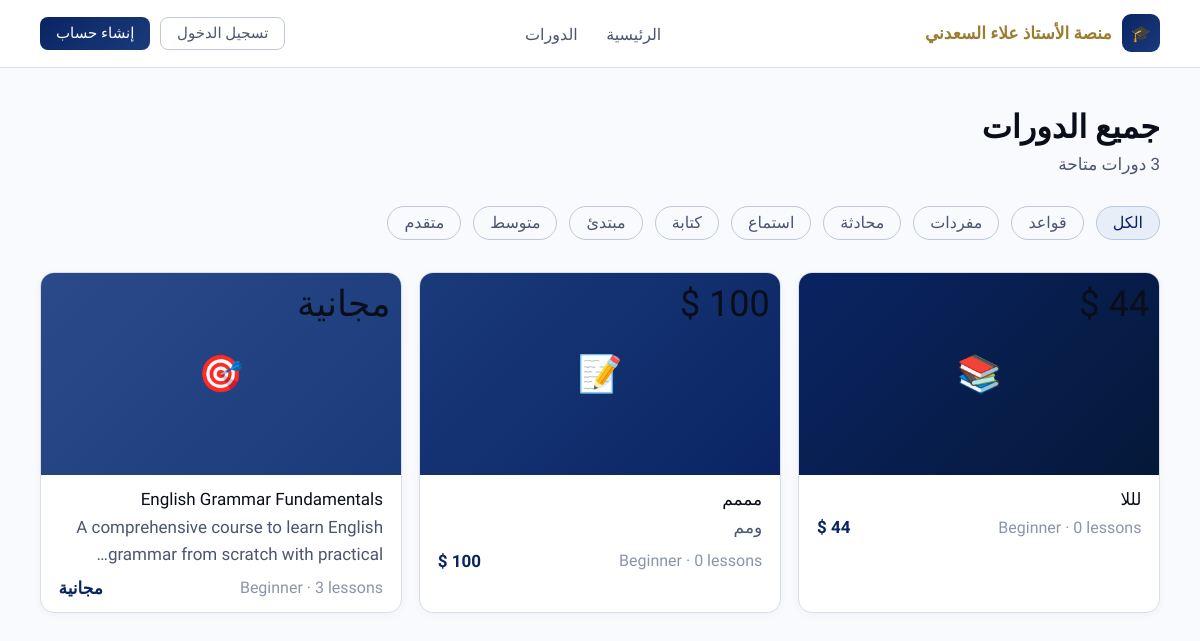
Screenshot of /courses with the database file from the repository.
### app.py (models this page shows)
class Course(db.Model):
    id = db.Column(db.Integer, primary_key=True)
    title = db.Column(db.String(200), nullable=False)
    description = db.Column(db.Text, default='')
    thumbnail = db.Column(db.String(200), default='')
    level = db.Column(db.String(30), default='Beginner')
    category = db.Column(db.String(60), default='Grammar')
    price = db.Column(db.Float, default=0.0)
    is_free = db.Column(db.Boolean, default=False)
    is_published = db.Column(db.Boolean, default=False)
    created_at = db.Column(db.DateTime, default=datetime.utcnow)
    teacher_id = db.Column(db.Integer, db.ForeignKey('user.id'), nullable=False)
    teacher = db.relationship('User', backref='courses')
    lessons = db.relationship('Lesson', backref='course', lazy=True, cascade='all, delete-orphan')
    enrollments = db.relationship('Enrollment', backref='course', lazy=True, cascade='all, delete-orphan')

### app.py (the view)
@app.route('/courses')
def courses_list():
    category = request.args.get('category', '')
    level = request.args.get('level', '')
    q = Course.query.filter_by(is_published=True)
    if category:
        q = q.filter_by(category=category)
    if level:
        q = q.filter_by(level=level)
    courses = q.order_by(Course.created_at.desc()).all()
    return render_template('public/courses.html', courses=courses, category=category, level=level)

### templates/public/courses.html (shortened to what this page needs)
{% extends "base.html" %}
{% block body %}
<nav>
  <div class="logo"><div class="logo-icon">🎓</div><h1>منصة الأستاذ علاء السعدني </h1></div>
  <div class="nav-links">
    <a href="{{ url_for('index') }}">الرئيسية</a>
    <a href="{{ url_for('courses_list') }}">الدورات</a>
  </div>
  <div style="display:flex;gap:.6rem;">
    {% if current_user.is_authenticated %}
      <a href="{{ url_for('dashboard') }}" class="btn btn-primary btn-sm">لوحة التحكم</a>
    {% else %}
      <a href="{{ url_for('login') }}" class="btn btn-ghost btn-sm">تسجيل الدخول</a>
      <a href="{{ url_for('register') }}" class="btn btn-primary btn-sm">إنشاء حساب</a>
    {% endif %}
  </div>
</nav>
<div class="main">
  <div class="page-hdr">
    <h2>جميع الدورات</h2>
    <p style="font-size:17px;color:var(--tx2);">{{ courses|length }} دورات متاحة</p>
  </div>
  <div class="filters">
    <a href="{{ url_for('courses_list') }}" class="filter-btn {% if not category and not level %}active{% endif %}">الكل</a>
    {% for cat in ['قواعد','مفردات','محادثة','استماع','كتابة'] %}
    <a href="{{ url_for('courses_list', category=cat) }}" class="filter-btn {% if category==cat %}active{% endif %}">{{ cat }}</a>
    {% endfor %}
    <a href="{{ url_for('courses_list', level='مبتدئ') }}" class="filter-btn {% if level=='مبتدئ' %}active{% endif %}">مبتدئ</a>
    <a href="{{ url_for('courses_list', level='متوسط') }}" class="filter-btn {% if level=='متوسط' %}active{% endif %}">متوسط</a>
    <a href="{{ url_for('courses_list', level='متقدم') }}" class="filter-btn {% if level=='متقدم' %}active{% endif %}">متقدم</a>
  </div>
  {% set thumbs=['ct1','ct2','ct3','ct4','ct5','ct6'] %}
  {% set icons=['📚','📝','🎯','🗣️','📖','🌟'] %}
  <div class="courses-grid">
    {% for course in courses %}
    <a href="{{ url_for('course_detail', course_id=course.id) }}" class="c-card" style="text-decoration:none;color:inherit;">
      <div class="c-thumb {{ thumbs[loop.index0 % 6] }}">
        {% if course.thumbnail %}
          <img src="{{ url_for('static', filename=course.thumbnail) }}" alt="{{ course.title }}" style="width:100%;height:100%;object-fit:cover;position:absolute;inset:0;">
        {% else %}
          <span style="color:#FFD700;">{{ icons[loop.index0 % 6] }}</span>
        {% endif %}
        <span style="position:absolute;top:10px;right:10px;" class="{% if course.is_free or course.price==0 %}badge-free{% else %}badge-paid{% endif %}">
          {% if course.is_free or course.price==0 %}مجانية{% else %}{{ course.price|int }} {% if current_user.is_authenticated %}{{ get_currency(current_user.country) }}{% else %}${% endif %}{% endif %}
        </span>
      </div>
      <div class="c-body">
        <h3>{{ course.title }}</h3>
        {% if course.description %}<div class="desc">{{ course.description }}</div>{% endif %}
        <div class="c-foot">
          <span class="meta-tag">{{ course.level }} · {{ course.lessons|length }} lessons</span>
          <span class="price">{% if course.is_free or course.price==0 %}مجانية{% else %}{{ course.price|int }} {% if current_user.is_authenticated %}{{ get_currency(current_user.country) }}{% else %}${% endif %}{% endif %}</span>
        </div>
      </div>
    </a>
    {% else %}
    <div style="grid-column:1/-1;text-align:center;padding:3rem;color:var(--tx3);">لا توجد دورات في هذا التصنيف.</div>
    {% endfor %}
  </div>
</div>
{% endblock %}

### templates/base.html (shortened to what this page needs)
<!DOCTYPE html>
<html lang="ar" dir="rtl">
<head>
</head>
<body>
{% block body %}{% endblock %}
</body>
</html>

### templates/base.html (style rules this page uses)
* { margin:0;padding:0;box-sizing:border-box; }
:root { --gold:#C9A84C; --gold-l:#E8C96A; --gold-d:#9A7D2E; --gold-bg:#FFF8E7; --gold-bd:#F0E0B0; --blue:#0A2463; --blue-l:#1A3A7A; --blue-d:#051838; --blue-bg:#E8EEF8; --blue-bd:#B8C8E0; --bg:#F8FAFD; --bg2:#FFFFFF; --bg3:#EDF1F8; --tx:#0A0E1A; --tx2:#4A5570; --tx3:#8A95A8; --bd:#D8DEE8; --bd2:#C0C8D8; --red:#DC2626; --red-bg:#FEF2F2; --red-bd:#FECACA; --gradient-blue:linear-gradient(135deg, #0A2463, #1A3A7A); --gradient-gold:linear-gradient(135deg, #C9A84C, #E8C96A); --shadow-blue:0 4px 20px rgba(10,36,99,0.15); --shadow-gold:0 4px 20px rgba(201,168,76,0.25); }
body { font-family:'Tajawal',sans-serif;font-size:18px;background:var(--bg);color:var(--tx);min-height:100vh;direction:rtl;text-align:right; }
a { text-decoration:none;color:inherit; }
.btn { display:inline-flex;align-items:center;gap:.4rem;padding:.65rem 1.4rem;border-radius:8px;font-family:'Tajawal',sans-serif;font-size:17px;font-weight:500;cursor:pointer;border:none;transition:all .2s; }
.btn-primary { background:var(--gradient-blue);color:#fff; }
.btn-ghost { background:transparent;border:0.5px solid var(--bd2);color:var(--tx2); }
.btn-sm { padding:.4rem 1rem;font-size:15px; }

### templates/public/courses.html (style rules this page uses)
nav { display:flex;align-items:center;justify-content:space-between;padding:.9rem 2.5rem;background:rgba(255,255,255,0.95);backdrop-filter:blur(20px);border-bottom:0.5px solid var(--bd);position:sticky;top:0;z-index:100; }
.logo { display:flex;align-items:center;gap:.65rem; }
.logo-icon { width:38px;height:38px;background:var(--gradient-blue);border-radius:9px;display:flex;align-items:center;justify-content:center;font-size:16px;color:#FFD700; }
.logo h1 { font-family:'Amiri',serif;font-size:17px;color:var(--gold-d); }
.nav-links a { font-size:16px;color:var(--tx2);margin-right:1.5rem;transition:color .2s; }
.main { padding:2.5rem; }
.page-hdr { margin-bottom:2rem; }
.page-hdr h2 { font-family:'Amiri',serif;font-size:32px;color:var(--tx);margin-bottom:.5rem; }
.filters { display:flex;gap:.75rem;flex-wrap:wrap;margin-bottom:2rem; }
.filter-btn { padding:.4rem 1rem;border-radius:100px;font-size:16px;font-family:'Tajawal',sans-serif;cursor:pointer;border:0.5px solid var(--bd2);background:transparent;color:var(--tx2);transition:all .2s; }
.filter-btn:hover,.filter-btn.active { background:var(--blue-bg);border-color:var(--blue-bd);color:var(--blue); }
.courses-grid { display:grid;grid-template-columns:repeat(auto-fill,minmax(280px,1fr));gap:1.1rem; }
.c-card { background:#fff;border:0.5px solid var(--bd);border-radius:14px;overflow:hidden;transition:all .2s;box-shadow:0 2px 8px rgba(10,36,99,0.04); }
.c-thumb { aspect-ratio:16/9;display:flex;align-items:center;justify-content:center;font-size:36px;position:relative; }
.ct1 { background:linear-gradient(135deg,#0A2463,#051838); }
.ct2 { background:linear-gradient(135deg,#1A3A7A,#0A2463); }
.ct3 { background:linear-gradient(135deg,#2A4A8A,#1A3A7A); }
.c-body { padding:.9rem 1.1rem; }
.c-body h3 { font-size:17px;font-weight:500;margin-bottom:.3rem; }
.c-body .desc { font-size:17px;color:var(--tx2);line-height:1.6;margin-bottom:.6rem;display:-webkit-box;-webkit-line-clamp:2;-webkit-box-orient:vertical;overflow:hidden; }
.c-foot { display:flex;justify-content:space-between;align-items:center;margin-top:.5rem; }
.price { font-size:17px;font-weight:700;color:var(--blue); }
.meta-tag { font-size:16px;color:var(--tx3); }

### rows the page displays
Course: icons "📚", title "لللا", level "Beginner", lessons|length "0", price "44"
Course: icons "📝", title "مممم", description "ومم", level "Beginner", lessons|length "0"
Course: icons "🎯", is_free "مجانية", title "English Grammar Fundamentals", description "A comprehensive course to learn English grammar from scratch with…", level "Beginner", lessons|length "3"

### other values shown
{{ cat }} "قواعد" "مفردات" "محادثة" "استماع" "كتابة"
